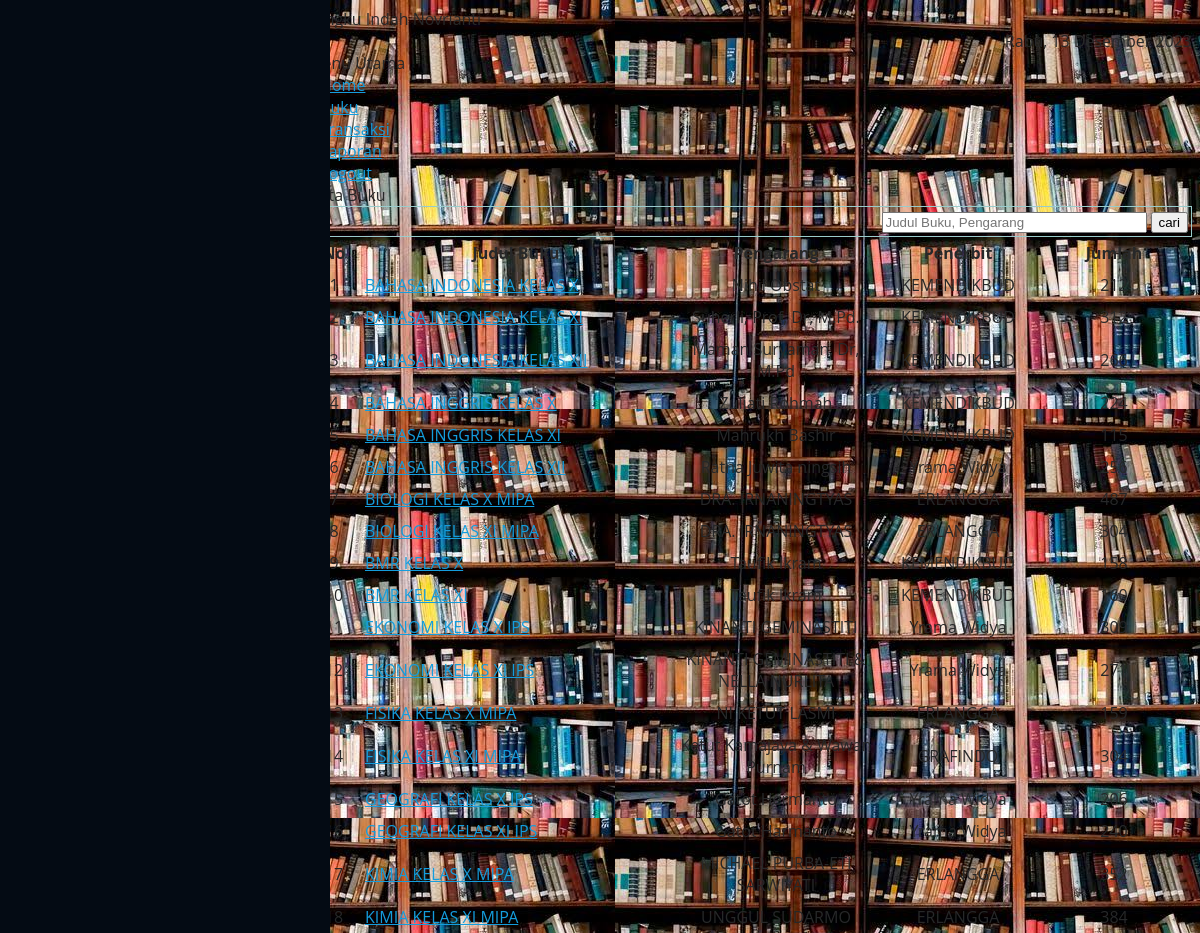
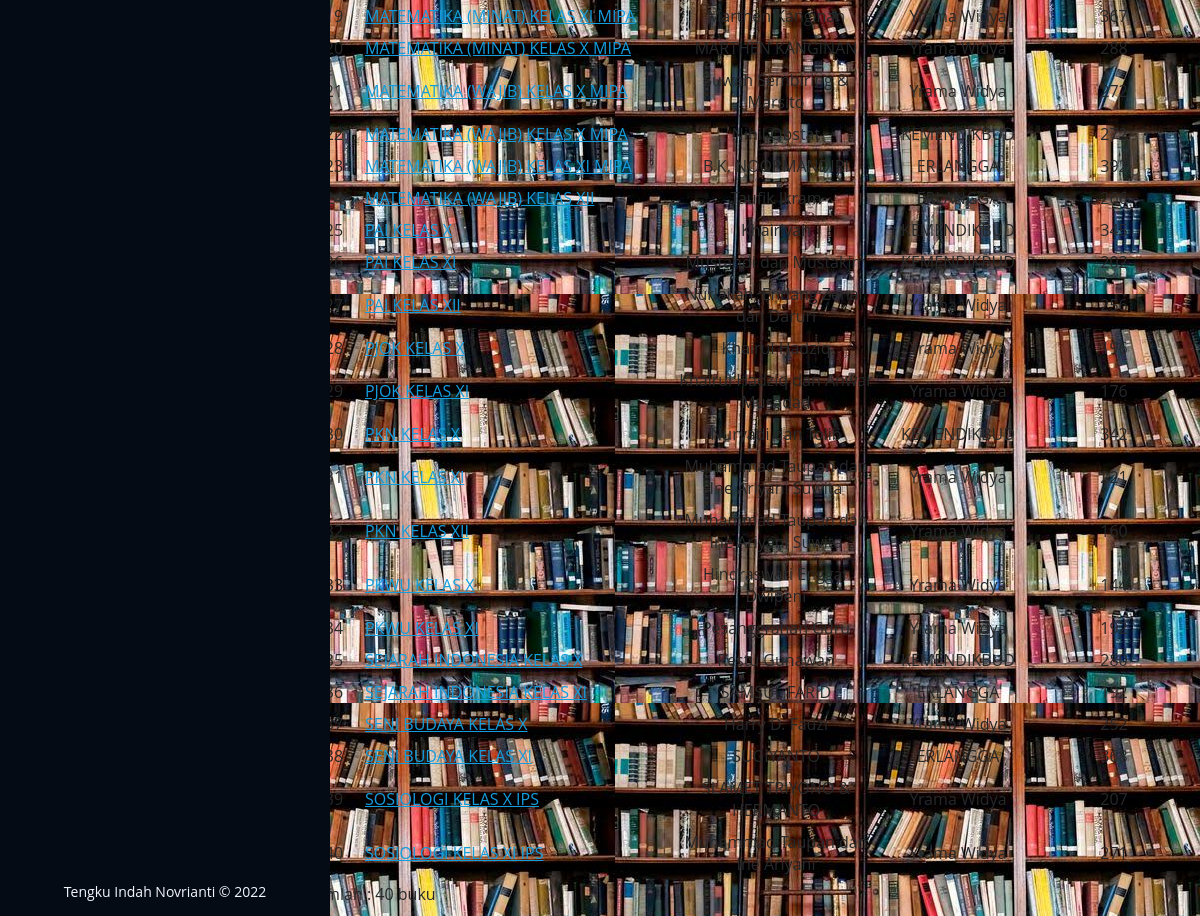
Page /guest/index.php?page=buku (signed in) on the committed database (2 pictures, top to bottom).
### tables this page shows
CREATE TABLE `tbl_buku` (
  `id` int(5) NOT NULL,
  `judul` varchar(200) NOT NULL,
  `pengarang` varchar(100) NOT NULL,
  `penerbit` varchar(150) NOT NULL,
  `thn_terbit` varchar(4) NOT NULL,
  `isbn` varchar(25) NOT NULL,
  `jumlah_buku` int(3) NOT NULL,
  `lokasi` enum('rak1','rak2','rak3') NOT NULL,
  `tgl_input` datetime NOT NULL
);

### guest/buku_data.php (the view)
  <?php
  include '../conn/koneksi.php';
  ?>
<div id="menu-tengah">
   	<div id="bg_menu">Data Buku
   	</div>
   	<div id="content_menu">
       <div id="menu_header">
       	<form action="?page=buku_search" method="post">
       	<table width="100%" height="100%" style="border:1px solid #9cc;">
           	<tr>
               	<td width="50%"></td>
                   <td width="50%" align="right"><input type="text" name="cari" size="30" placeholder="Judul Buku, Pengarang"></td>
                   <td><input type="submit" id="submit" value="cari"></td>
               </tr>
           </table>
           </form>
   	</div>
  	    <div class="zebra-table">
  	      <table width="100%" height="100%" align="center" cellspacing="0" cellpadding="5">
  	        <thead align="center">
  	          <tr>
  	            <th align="center" width="5%" >No</th>
  	            <th width="30%">Judul Buku</th>
  	            <th width="20%">Pengarang</th>
  	            <th width="15%">Penerbit</th>
  	            <th width="15%">Jumlah</th>
             </tr>
           </thead>
           <?php
			$sql = mysqli_query($konek,"SELECT * FROM tbl_buku ORDER by judul");
			$total = mysqli_num_rows($sql);
			$no = 1;
			while ($data=mysqli_fetch_array($sql)) {
		?>
  	        <tbody>
  	          <tr>
  	            <td align="center"><?php echo $no; ?></td>
  	            <td><a href="?page=detil-buku&judul=<?php echo $data['judul']; ?>" class="detil"><?php echo $data['judul']; ?></a></td>
  	            <td align="center"><?php echo $data['pengarang']; ?></td>
  	            <td align="center"><?php echo $data['penerbit']; ?></td>
  	            <td align="center"><?php echo $data['jumlah_buku']; ?></td>
             </tr>
           <?php $no++; } ?>
           </tbody>
         </table>
         </div>
         <div id="menu_bottom">
       	<table width="100%" style="border:0px solid #9cc;">
           	<tr>
               	<td width="50%">Jumlah : <?php echo $total; ?> buku</td>
               </tr>
           </table>
   	</div>
  	  </div>
   </div>

### assets/css/style.css (style rules this page uses)
body { font-family: "Open Sans", sans-serif; color: #272829; }
a { color: #149ddd; }

### guest/index.php (style rules this page uses)
body { background-image: url(../images/2.jpeg); background-color: #cccccccc; }

### rows in the picture
tbl_buku: judul "BAHASA INDONESIA KELAS X", pengarang "Nihil Obstat", penerbit "KEMENDIKBUD", jumlah_buku "212"
tbl_buku: judul "BAHASA INDONESIA KELAS XI", pengarang "Suherli, Prof, Dr, M.Pd.", penerbit "KEMENDIKBUD", jumlah_buku "312"
tbl_buku: judul "BAHASA INDONESIA KELAS XII", pengarang "Maman Suryaman, Dr, M.Pd", penerbit "KEMENDIKBUD", jumlah_buku "266"
tbl_buku: judul "BAHASA INGGRIS KELAS X", pengarang "Zuliati Rohmah", penerbit "KEMENDIKBUD", jumlah_buku "224"
tbl_buku: judul "BAHASA INGGRIS KELAS XI", pengarang "Mahrukh Bashir", penerbit "KEMENDIKBUD", jumlah_buku "115"
tbl_buku: judul "BAHASA INGGRIS KELAS XII", pengarang "Ratna Juwita ningsih", penerbit "Yrama Widya", jumlah_buku "256"
tbl_buku: judul "BIOLOGI KELAS X MIPA", pengarang "DRA. IRNANINGTYAS", penerbit "ERLANGGA", jumlah_buku "487"
tbl_buku: judul "BIOLOGI KELAS XI MIPA", pengarang "DRA. IRNANINGTYAS", penerbit "ERLANGGA", jumlah_buku "304"
tbl_buku: judul "BMR KELAS X", pengarang "Taufik Ikram", penerbit "KEMENDIKBUD", jumlah_buku "158"
tbl_buku: judul "BMR KELAS XI", pengarang "Taufik Ikram", penerbit "KEMENDIKBUD", jumlah_buku "160"
tbl_buku: judul "EKONOMI KELAS X IPS", pengarang "KINANTI GEMINASTITI", penerbit "Yrama Widya", jumlah_buku "309"
tbl_buku: judul "EKONOMI KELAS XI IPS", pengarang "KINANTI GEMINASTITI & NELLA NURLITA", penerbit "Yrama Widya", jumlah_buku "271"
tbl_buku: judul "FISIKA KELAS X MIPA", pengarang "NI KETUT LASMI", penerbit "ERLANGGA", jumlah_buku "159"
tbl_buku: judul "FISIKA KELAS XI MIPA", pengarang "Ketut Kamajaya & Wawan Purnam", penerbit "GRAFINDO", jumlah_buku "304"
tbl_buku: judul "GEOGRAFI KELAS X IPS", pengarang "Gatot Hermanto", penerbit "Yrama Widya", jumlah_buku "206"
tbl_buku: judul "GEOGRAFI KELAS XI IPS", pengarang "Gatot Harmanto", penerbit "Yrama Widya", jumlah_buku "240"
tbl_buku: judul "KIMIA KELAS X MIPA", pengarang "MICHAEL PURBA-ETI SARWIYATI", penerbit "ERLANGGA", jumlah_buku "352"
tbl_buku: judul "KIMIA KELAS XI MIPA", pengarang "UNGGUL SUDARMO", jumlah_buku "384"
tbl_buku: judul "MATEMATIKA (MINAT) KELAS XI MIPA", pengarang "Marthen Kanginan", penerbit "Yrama Widya", jumlah_buku "367"
tbl_buku: judul "MATEMATIKA (MINAT) KELAS X MIPA", pengarang "MARTHEN KANGINAN", penerbit "Yrama Widya", jumlah_buku "288"
tbl_buku: judul "MATEMATIKA (WAJIB) KELAS X MIPA", pengarang "Suwah Sembiring & Marsito", penerbit "Yrama Widya", jumlah_buku "272"
tbl_buku: judul "MATEMATIKA (WAJIB) KELAS X MIPA", pengarang "Nihil Obstat", penerbit "KEMENDIKBUD", jumlah_buku "272"
tbl_buku: judul "MATEMATIKA (WAJIB) KELAS XI MIPA", pengarang "B.K. NOORMANDIRI", penerbit "ERLANGGA", jumlah_buku "392"
tbl_buku: judul "MATEMATIKA (WAJIB) KELAS XII", pengarang "Taufik Ikram", penerbit "ERLANGGA", jumlah_buku "266"
tbl_buku: judul "PAI KELAS X", pengarang "Khairiyah", penerbit "KEMENDIKBUD", jumlah_buku "345"
tbl_buku: judul "PAI KELAS XI", pengarang "Mustahdi dan Mustakim", penerbit "KEMENDIKBUD", jumlah_buku "202"
tbl_buku: judul "PAI KELAS XII", pengarang "Nurlailah, Endang Zenal, dan Daruri", penerbit "Yrama Widya", jumlah_buku "256"
tbl_buku: judul "PJOK KELAS X", pengarang "Khairul Hadziq", penerbit "Yrama Widya", jumlah_buku "196"
tbl_buku: judul "PJOK KELAS XI", pengarang "Khairul Hadziq dan Anwar Musadad", jumlah_buku "176"
tbl_buku: judul "PKN KELAS X", pengarang "Nuryadi dan Tolib", penerbit "KEMENDIKBUD", jumlah_buku "342"
tbl_buku: judul "PKN KELAS XI", pengarang "Muhammad Taupan dan Ine Ariyani Suwita", penerbit "Yrama Widya", jumlah_buku "221"
tbl_buku: judul "PKN KELAS XII", pengarang "Muhammad Taupan dan Ine Ariyani Suwita", jumlah_buku "160"
tbl_buku: judul "PKWU KELAS X", pengarang "Hindraswari Enggar Dwipeni", penerbit "Yrama Widya", jumlah_buku "144"
tbl_buku: judul "PKWU KELAS XI", pengarang "Pesanggrahan Guru", penerbit "Yrama Widya", jumlah_buku "192"
tbl_buku: judul "SEJARAH INDONESIA KELAS X", pengarang "Restu Gunawan", penerbit "KEMENDIKBUD", jumlah_buku "280"
tbl_buku: judul "SEJARAH INDONESIA KELAS XI", pengarang "SAMSUL FARID", penerbit "ERLANGGA", jumlah_buku "192"
tbl_buku: judul "SENI BUDAYA KELAS X", pengarang "Harry D. Fauzi", penerbit "Yrama Widya", jumlah_buku "252"
tbl_buku: judul "SENI BUDAYA KELAS XI", pengarang "SUGIYANTO", penerbit "ERLANGGA", jumlah_buku "368"
tbl_buku: judul "SOSIOLOGI KELAS X IPS", pengarang "SLAMET TRIYONO & HERMANTO", jumlah_buku "207"
tbl_buku: judul "SOSIOLOGI KELAS XI IPS", pengarang "Muhammad Taupan dan Ine Ariyani", penerbit "Yrama Widya", jumlah_buku "271"

### other values in the picture
$_SESSION['nama'] "Tengku Indah Novrianti"
$total "40"
